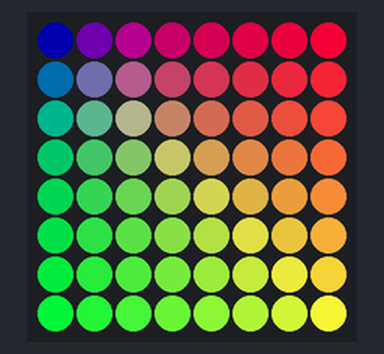
Bench run of a program on a simulated Raspberry Pi Pico running CircuitPython. On the bench: 8×8 RGB LED matrix (first LED top left, wired row by row).

Above: at 0.1 s.

The program:

code.py-degrad_.py
```python
import board
import neopixel
import time

# Configuration de la matrice
LED_WIDTH = 8
LED_HEIGHT = 8
NUM_PIXELS = LED_WIDTH * LED_HEIGHT

# Création de l'objet neopixel
pixels = neopixel.NeoPixel(board.GP0, NUM_PIXELS, auto_write=False)

def draw_matrix():
    for i in range(NUM_PIXELS):
        # Calcul des coordonnées x et y dans la matrice
        x = i % LED_WIDTH
        y = i // LED_WIDTH

        # Définition de la couleur en fonction de la position
        color = (x * 32, y * 32, 50)

        # Définition de la couleur du pixel
        pixels[i] = color

    # Mise à jour de la matrice
    pixels.show()

while True:
    draw_matrix()
    time.sleep(0.1)
```
